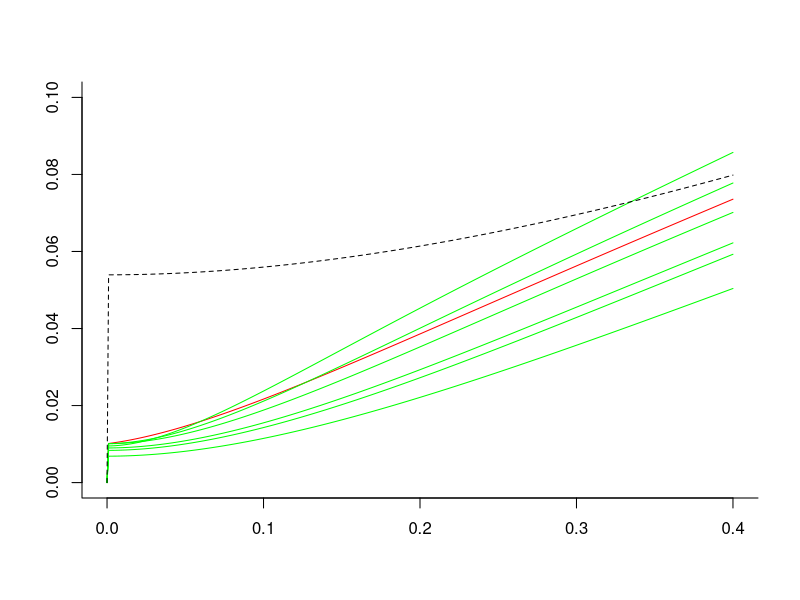

This chart was generated by the following R code: (Note: this script raises an error after producing the figure.)
## ---- chunk 1
library(deSolve) # package for solving differential equations
library(minpack.lm) # package for non-linear regression #rks to laz: I think we probably can just use nls() in stats, not nlsLM from linpack. Please check in R documentation if there is any functional difference at all
library(mvtnorm) # package for calculating confidence intervals by Monte Carlo simulation based on variance-covariance matrices #rks to laz: I added to comment.Please check that my addition is OK.
rm(list=ls())
## ---- chunk 2
#Create dataframes that store the fibroblast WGE simple CA data used in 16Cacao 

Oxygen = data.frame(d = c(0, .0125, .02, .025, .05, .075, .1, .2, .4),CA = c(.24, 1.66, 2.43, 2.37, 1.16, 2.85, 2.58, 6.94, 6.91))
# Some GCR components are high-speed Oxygen nuclei that are almost fully ionized. d=dose; CA are per hundred cells.

Si = data.frame(d = c(0, .02, .04, .06, .08, .1, .12, .2, .4, .8, 1.2), CA = c(.11, 1.26, 1.14, 1.58, 1.22, 1.89, 3.47, 4.6, 9.79, 27.01, 38.84))

Fe600 = data.frame(d = c(0, .01, .02, .04, .06, .08, .1, .12, .2, .4, .8), CA = c(.13, .76, .99, 1.2, 1.74, 1.28, 1.2, 1.7, 3.02, 5.52, 12.42)) 
#600 refers to the energy in MeV per atomic mass unit in this Iron beam

Fe450 = data.frame(d = c(0, .02, .04, .06, .08, .1, .2, .4), CA = c(0, .86, .6, .8, 1.22, 2.02, 2.3, 4.77))

Fe300 = data.frame(d = c(0, .005, .01,  0.02, .04, .07, .1, .2, .4, .8), CA = c(0.41, 1.23, 1.47, 1.22, .97, 1.46, 1.21, 4.38, 6.22, 13.6))

Ti = data.frame(d = c(0,  0.02, .04, .06, .08, .1, .15, .3, .6), CA = c(0, 1.99, 1.88, 1.44, 2.67, 2.57, 2.50, 5.64, 11.19))

param = data.frame(ion = c("O", "Si", "Ti", "Fe600", "Fe450", "Fe300"),
                   Z = c(8, 14, 22, 26, 26, 26), L = c(75, 100, 125, 175, 195, 240), #Z=atomic charge; L=LET
                   Z.b = c(595, 690, 770, 1075, 1245, 1585))#Z^2/beta*^2

#putting it in one big data frame. #rks: the data frame incorporates a correction to Fe600 at dose 0.06, near line 34
big_df = rbind(Oxygen, Si, Ti, Fe600, Fe450, Fe300)
big_df$Z = rep(param$Z, times = c(9, 11, 9, 11, 8, 10))
big_df$Z.b = rep(param$Z.b, times = c(9, 11, 9, 11, 8, 10))
big_df$L = rep(param$L, times = c(9, 11, 9, 11, 8, 10))
big_df$error = c(0.24, 0.63, 0.77, 0.75, 0.52, 0.82, 0.78, 1.31, 1.59, 0.12, 0.05, 0.07, 0.56, 0.18, 0.60, 1.23, 1.60, 1.55, 4.27, 7.21, 0, 0.70, 0.66, 0.59, 0.80, 0.78, 0.48, 1.15, 2.39, 0.16, 0.38, 0.24, 0.21, 0.43, 0.37, 0.54, 0.17, 0.55, 1.75, 2.59, 0, 0.43, 0.34, 0.40, 0.50, 0.64, 0.73, 1.09, 0.29, 0.55, 0.60, 0.55, 0.49, 0.60, 0.54, 1.03, 1.22, 3.62) #error bars for the CA measurements
big_df$ion = rep(param$ion, times = c(9, 11, 9, 11, 8, 10))
## ---- chunk 3
#Next modify the data frame to get rid of the zero dose points. Background CA frequency was determined seperately.
modified_df = big_df[big_df$d != 0, ]
modified_df$CA = modified_df$CA*0.01 
modified_df$error = modified_df$error*0.01
big_df$CA = big_df$CA * 0.01
big_df$error = big_df$error * 0.01
big_df$errorbar_lower = big_df$CA - big_df$error
big_df$errorbar_upper = big_df$CA + big_df$error
## ---- chunk 4
#NTE1 and NTE2 models in 16Cacao using their parameters. NTE is used in 16Cacao to signify that non-targeted effects are included in the model; Conventional targeted effects (TE) are included in all models.
#NTE1 function
NTE1_function = function(d, L, Z.b, eta0 = 0.00011, eta1 = 0.007, sig0 = 6.12, kap = 796) {
  0.0017 + eta0*L*exp(-eta1*L)*(d != 0) + 
    (6.242*(d/L))*(sig0*(1-exp(-Z.b/kap))^2 + 0.041/6.24*L*(1 - (1-exp(-Z.b/kap))^2))
} 

#NTE2 function
NTE2_function = function(d, L, Z.b, eta0 = 0.00047, eta1 = 0.011, sig0 = 6.75, kap = 590) {
  0.0017 + eta0*L*exp(-eta1*L)*exp(-(1012*(d/L)))*(d != 0) + 
    (6.242*(d/L))*(1-exp(-(1012*(d/L))))*
    (sig0*(1-exp(-Z.b/kap))^2 + 0.041/6.24*L*(1 - (1-exp(-Z.b/kap))^2))
}

#Our IDERs (Individual Dose Effect Relations). Applicable to the 1-ion components of a mixed simulated GCR beam 
#Modifying NTE1 and NTE2 by insisting they be twice continuously differentiable and monotonic increasing. Double check NTE1, NTE2, Our model
IDER = function(d, L, Z.b, eta00, eta10, sig00, kap0) {
  P = (1-exp(-Z.b/kap0))^2
  sig = sig00*P + 0.041/6.24*L*(1-P) # 0.041 +- 0.0051 comes from 16Cacao
  eta = eta00*L*exp(-eta10*L)
  0.00071 + sig*6.24*d/L*(1-exp(-1024*d/L)) + eta*(1-exp(-10^5*d))  #0.00071 + sig*6.24*d/L*(1-exp(-1024*d/L)) + eta*(1-exp(-10^3*d))#don't use
} 

#nls (non-linear least square) method to get the parameters needed (4 parameter estimation) #rks to laz: see note under issues
IDER_model = nlsLM(CA ~ IDER(d, L, Z.b, eta00, eta10, sig00, kap0), data = modified_df, start = list(eta00 = 0.001, eta10 = 0.01, sig00 = 5, kap0 = 500), 
                   weights = (1/(modified_df$error)^2))
coef(IDER_model)
#e.g. eta0 = 1.484687e-04, eta1 = 3.513927e-03, sig0 = 4.149660e+00, kap = 4.688287e+02
vcov(IDER_model)# variance-covariance matrix, needed later for analyzing 95% confidence limits in baseline no-synergy/no-antagonism MIXDER (Mixture dose effect relation)
summary(IDER_model, cor = TRUE) #model parameters and their correlation matrix
## ---- chunk 5
XX <- coef(IDER_model)
eta00 <- as.numeric(XX[1])
eta10 <- as.numeric(XX[2])
sig00 <- as.numeric(XX[3])
kap0 <- as.numeric(XX[4])
## ---- chunk 6

#R function to give Information criteria (AIC and BIC) #rks to laz: R has AIC functions. Please check that they give the same ordering (not necessarily the same values) as the ones constructed below by Dae or you.
#L_function gives the residuals squared
L_function = function(func, eta0, eta1, sig0, kap) {
  a = vector(length = 0)
  for (i in 1:length(modified_df[, 1])) {
    a = c(a, modified_df$CA[i] - func(d = modified_df$d[i], L = modified_df$L[i], Z.b = modified_df$Z.b[i], eta0 = eta0, eta1 = eta1, sig0 = sig0, kap = kap))
  }
  return(a^2)
}
L_NTE1 = L_function(NTE1_function, eta0 = 0.00011, eta1 = 0.007, sig0 = 6.12, kap = 796)
L_NTE2 = L_function(NTE2_function, eta0 = 0.00047, eta1 = 0.011, sig0 = 6.75, kap = 590)
L_IDER = L_function(IDER, eta0 = eta00, eta1 = eta10, sig0 = sig00, kap = kap0)

#Since all models are weighted least square regression, will weight our model with our weights to get the WRSS (weighted residual squared sum)
WRSS_NTE1 = sum((1/modified_df$error^2)*L_NTE1)
WRSS_NTE2 = sum((1/modified_df$error^2)*L_NTE2)
WRSS_IDER = sum((1/modified_df$error^2)*L_IDER)

#functions for AIC and BIC calculation for Weighted Least Square regression
AIC_function = function(RSS, k = 4, n = length(modified_df[ , 1])) {
  n + n*log(2*pi) + n*log(RSS/n) + 2*(k+1)
}

BIC_function = function(n = length(modified_df[, 1]), k = 4, RSS) {
  n + n*log(2*pi) + n*log(RSS/n) + log(n)*(k+1)
}

NTE1_AIC = AIC_function(RSS = WRSS_NTE1)
NTE2_AIC = AIC_function(RSS = WRSS_NTE2)
IDER_AIC = AIC_function(RSS = WRSS_IDER)
NTE1_BIC = BIC_function(RSS = WRSS_NTE1)
NTE2_BIC = BIC_function(RSS = WRSS_NTE2)
IDER_BIC = BIC_function(RSS = WRSS_IDER)
information_critera_df = data.frame(AIC = c(NTE1_AIC, NTE2_AIC, IDER_AIC), BIC = c(NTE1_BIC, NTE2_BIC, IDER_BIC), row.names = c("NTE1 model", "NTE2 model", "IDER model"))
information_critera_df ## RKS runs well up to here. Lots of checks made 8/12/2017

# #Baseline no-synergy/no-antagonism MIXDER  based on any input
MIXDER_function = function(r, L, Z.b, d = seq(0, 0.2, by = 0.001), eta0 = eta00, eta1 = eta10, sig0 = sig00 ,kap = kap0) {
  dE=function(yini,State,Pars){
    eta0 = eta0; eta1 = eta1; sig0 = sig0; kap = kap
    with(as.list(c(State, Pars)), {
      P = vector(length = length(L))
      sig = vector(length = length(L))
      etaa = vector(length = length(L))
      u = vector(length = length(L))
      for (i in 1:length(L)) {
        P[i] = (1-exp(-Z.b[i]/kap))^2
        sig[i] = sig0*P[i] + 0.041/6.24*L[i]*(1-P[i])
        etaa[i] = eta0*L[i]*exp(-eta1*L[i])
        u[i] = uniroot(function(d) sig[i]*6.24*d/L[i]*(1-exp(-1024*d/L[i])) + etaa[i]*(1-exp(-10^5*d)) - I, lower = 0, upper = 1, extendInt = "yes", tol = 10^-10)$root
      }
      dI = vector(length = length(L))
      for (i in 1:length(L)) {
        dI[i] = r[i]*(sig[i]*6.24/L[i]*exp(-1024*u[i]/L[i])*(exp(1024*u[i]/L[i]) + 1024*u[i]/L[i] - 1) + etaa[i]*10^5*exp(-10^5*u[i]))
      }
      dI = sum(dI)
      return(list(c(dI)))
    })
  }
  pars = NULL; yini = c(I= 0); d = d
  out = ode(yini,times = d, dE, pars, method = "radau")
  return(out)
}

## ---- chunk 7
#Graphs for NTE1 and our IDER models: 12_ion figure
#When creating any sort of MIXDER figures we use this IDER now without the background effect then add the background effect at the end.
IDER = function(d, L, Z.b, eta0 = eta00, eta1 = eta10, sig0 = sig00, kap = kap0) {
  P = (1-exp(-Z.b/kap0))^2
  sig = sig0*P + 0.041/6.24*L*(1-P)
  eta = eta0*L*exp(-eta1*L)
  sig*6.24*d/L*(1-exp(-1024*d/L)) + eta*(1-exp(-10^5*d))#sig*6.24*d/L*(1-exp(-1024*d/L)) + eta*(1-exp(-.5*10^3*d))#don't use
} 
r=rep(1/6,6);L = c(75, 100, 125, 175, 195, 240); Z.b = c(595, 690, 770, 1075, 1245, 1585);dose=seq(0,.4,by=0.001)
MX=MIXDER_function(r,L,Z.b,d=dose)#for this mixture can't go much above 0.6#
plot(MX[,1],MX[,2],type='l',bty='l',col='red',ann='F',ylim=c(0,.10))
for (ii in 1:length(L)){lines(dose,IDER (dose,L[ii],Z.b[ii]),col='green')}
#SEA
SEA=function(d){
  IDER(d/6,L[1],Z.b[1])+IDER(d/6,L[2],Z.b[2])+IDER(d/6,L[3],Z.b[3])+IDER(d/6,L[4],Z.b[4])+IDER(d/6,L[5],Z.b[5])+IDER(d/6,L[6],Z.b[6])
}
lines(dose,SEA(dose),lty=2)
## ---- chunk 8
#lines(dose,sum(SEA))
#Comparing the NTE1 model in 16Cacao with our NASA SNTE model

#Use these dose points to generate the curves necessary. Had to include a lot more dose points at lower doses where it is very sensitive to change
# d_O = c(0, 1e-6*(1:9), 1e-5*(1:9), 1e-4*(1:9), 1e-3*(1:9), 1e-2*(1:9), 0.01*(10:40))
# d_1 = c(0, 1e-6*(1:9), 1e-5*(1:9), 1e-4*(1:9), 1e-3*(1:9), 1e-2*(1:9), 0.01*(10:15))
# d_2 = c(0, 1e-6*(1:9), 1e-5*(1:9), 1e-4*(1:9), 1e-3*(1:300))
# plot(c(0,.3),c(0,0.04), bty='l', ann='F')
# lines(d_2,IDER(d_2,240,1585), bty='l', ann='F')
# #setEPS()
# postscript("NTE1_model test.eps", width = 5, height = 7)
# par(mfrow=c(2,1))
# 
# plot(x = big_df$d[1:9]*100, y = big_df$CA[1:9]*100, main = "Oxygen", ylim = c(0, 10),pch=19, ylab = "CA", xlab = "Dose (cGy)")
# arrows(big_df$d[1:9]*100, big_df$errorbar_lower[1:9]*100, big_df$d[1:9]*100, big_df$errorbar_upper[1:9]*100, length=0.02, angle=90, code=3)
# lines(x = d_O*100, y = 100*(0.00071 + IDER(d = d_O, L = 75, Z.b = 595)), col = "red")
# lines(x = d_O*100, y = 100 * NTE1_function(d = d_O, L= 75, Z.b = 595), col = "blue", lty = 2)
# 
# plot(x = big_df$d[1:7]*100, y = big_df$CA[1:7]*100, main = "Oxygen",pch=19, ylab = "CA", xlab = "Dose (cGy)", ylim = c(0, 4), xlim = c(0, 15))
# arrows(big_df$d[1:7]*100, big_df$errorbar_lower[1:7]*100, big_df$d[1:7]*100, big_df$errorbar_upper[1:7]*100, length=0.02, angle=90, code=3)
# lines(x = d_1*100, y = 100*(0.00071 + IDER(d = d_1, L = 75, Z.b = 595)), col = "red")
# lines(x = d_1*100, y = 100 * NTE1_function(d = d_1, L= 75, Z.b = 595), col = "blue", lty = 2)
# 
# dev.off()
sig = vcov(IDER_model)
monte_carlo_parameters = rmvnorm(n = 500, mean = c(eta0 = eta00, eta1 = eta10, sig0 = sig00, kap = kap0), sigma = sig)
eta0_MC = monte_carlo_parameters[, 1]
eta1_MC = monte_carlo_parameters[, 2]
sig0_MC = monte_carlo_parameters[, 3]
kap_MC = monte_carlo_parameters[, 4]
kap_MC[kap_MC <= 1e-6] = 1e-5 
## ---- chunk 9
#note because our last parameter were less significant when inputting our variance covariance matrix the parameters had to actually be readjusted to fix for negative value. This is important because if kap parameter went negative our model is nonsensical. (Luckily the fix was only for exactly 15 out of 500 MC samples or only roughly 3%)

#This is a general CI_function where you just get a CI for a specific dose point for any synergy analysis using the monte carlo simulations using vcov().
CI_function_MIXDER = function(d, d_interested, r, interval = 0.95, L, Z.beta) {
  MIXDER_curve = list(0)
  for (i in 1:500) {
    MIXDER_curve[[i]] = MIXDER_function(r = r, d = d, L = L, Z.b = Z.b, eta0 = eta0_MC[i], eta1 = eta1_MC[i], sig0 = sig0_MC[i], kap = kap_MC[i])
  }
  info = vector(length = 0)
  for (i in 1:500) {
    info = c(info, MIXDER_curve[[i]][, 2][2])
  }
  info = sort(info)
  lower_bound = quantile(info,(1-interval)/2)
  upper_bound = quantile(info,1-(1-interval)/2)
  CI = c(lower_bound, upper_bound)
  return(CI)
}

#Monte Carlo using the error bars from summary()
NN <- 1000
eta0_MC_2 = rnorm(NN, mean = eta00, sd = 4.631e-05)
eta1_MC_2 = rnorm(NN, mean = eta10, sd = 1.617e-04)
sig0_MC_2 = rnorm(NN, mean = sig00, sd = 1.966e+00)
kap_MC_2 = rnorm(NN, mean = kap0, sd = 2.628e+02)
kap_MC_2[kap_MC_2 <= 1e-6] = 1e-5 
## ---- chunk 10
MM = 500
CI_function_MIXDER_MC_2 = function(d, d_interested, r, interval = 0.95, L, Z.beta) {
  MIXDER_curve = list(0)
  for (i in 1:MM) {
    MIXDER_curve[[i]] = MIXDER_function(r = r, d = d, L = L, Z.b = Z.b, eta0 = eta0_MC_2[i], eta1 = eta1_MC_2[i], sig0 = sig0_MC_2[i], kap = kap_MC_2[i])
  }
  info = vector(length = 0)
  for (i in 1:MM) {
    info = c(info, MIXDER_curve[[i]][, 2][2])
  }
  info = sort(info)
  lower_bound = info[(1-interval)/2*500]
  upper_bound = info[(interval + (1-interval)/2)*500]
  CI = c(lower_bound, upper_bound)
  return(CI)
}
out = MIXDER_function(r = rep(1/2, times = 2), L = c(100, 175), Z.b = c(690, 1075), d = c(seq(0, 0.009, 0.001), seq(0.01, 0.5, by = 0.01)),eta0 = eta00, eta1 = eta10, sig0 = sig00, kap = kap0)
two_ion_MIXDER1 = data.frame(d = out[, 1], CA = out[, 2] + 0.00071)
two_ion_MIXDER2 = data.frame(d = out[, 1][seq(1,60, by = 5)], CA = out[, 2][seq(1,60, by = 5)] + 0.00071)
d1 =two_ion_MIXDER1$d
d2 =two_ion_MIXDER2$d
## ---- chunk 11
v1 <- data.frame(lower = vector(length = length(d1) ),upper = vector(length = length(d1) ))
#Then the 95% CI multivariate MC simulated ribbon
ninty_five_CI_lower = vector(length = 0)
ninty_five_CI_upper = vector(length = 0)
a = vector(length = 0)
for (i in 2:length(d1)) {
  a = CI_function_MIXDER(d = c(0, two_ion_MIXDER1$d[i]), d_interested = two_ion_MIXDER1$d[i], r = rep(1/2, times = 2),  L = c(100, 175), Z.b = c(690, 1075))
  v1$lower[i] = a[1]
  v1$upper[i] = a[2]
  print(a)
  ninty_five_CI_lower = c(ninty_five_CI_lower, a[1])
  ninty_five_CI_upper = c(ninty_five_CI_upper, a[2])
}
two_ion_MIXDER1$CI_lower = ninty_five_CI_lower + 0.00071
two_ion_MIXDER1$CI_upper = ninty_five_CI_upper + 0.00071

#Get the simple effect additivity MIXDER
two_ion_MIXDER1$simpleeffect = IDER(d = 0.5*d1, L = 100, Z.b = 690) + IDER(d = 0.5*d1, L = 175, Z.b = 1075) + 0.00071
#Get the individual IDERS
two_ion_MIXDER1$silicon = IDER(d = d1, L = 100, Z.b = 690) + 0.00071
two_ion_MIXDER1$ironsix = IDER(d = d1, L = 175, Z.b = 1075) + 0.00071
save(two_ion_MIXDER1, file = "two_ion_95%.Rda")

d1 <- two_ion_MIXDER1$d
CA1 <- two_ion_MIXDER1$CA
simpleeffect1 <- two_ion_MIXDER1$simpleeffect
silicon1 <- two_ion_MIXDER1$silicon
ironsix1 <- two_ion_MIXDER1$ironsix
plot(x = d1 * 100, y = CA1 * 100, type = "l", col = "red")
lines(x = d1 * 100, y = simpleeffect1 * 100, col = "black", lty = 2, lwd = 0.5) + 
lines(x = d1 * 100, y = silicon1* 100, col = "green")  
lines(x = d1 * 100, y = ironsix1* 100, col = "green")
lines(x= d1*100 , y = two_ion_MIXDER1$CI_upper * 100, lty = 'dashed', col = 'red')
lines(x= d1*100 , y = two_ion_MIXDER1$CI_lower * 100, lty = 'dashed', col = 'red')
polygon(c(d1*100,rev(d1*100)),c(two_ion_MIXDER1$CI_lower * 100, rev(two_ion_MIXDER1$CI_upper * 100)),col = rgb(1, 0, 0,0.5), border = NA)
## ---- chunk 12
v1
## ---- chunk 13
v1$lower[seq(5,61, by = 5)] - v2$lower
v1$upper[seq(5,61,by = 5)] - v2$upper

## ---- chunk 14
two_ion_MIXDER2
## ---- chunk 15
v2 <- data.frame(lower = vector(length = length(d2)),upper = vector(length = length(d2)))

#Then the 95% CI multivariate MC simulated ribbon
ninty_five_CI_lower = vector(length = 0)
ninty_five_CI_upper = vector(length = 0)
a = vector(length = 0)
for (i in 1:length(d2)) {
  a = CI_function_MIXDER_MC_2(d = c(0, two_ion_MIXDER2$d[i]), d_interested = two_ion_MIXDER2$d[i], r = rep(1/2, times = 2),  L = c(100, 175), Z.b = c(690, 1075))
  v2$lower[i] = a[1]
  v2$upper[i] = a[2]
  print(a)
  ninty_five_CI_lower = c(ninty_five_CI_lower, a[1])
  ninty_five_CI_upper = c(ninty_five_CI_upper, a[2])
}
two_ion_MIXDER2$CI_lower = ninty_five_CI_lower + 0.00071
two_ion_MIXDER2$CI_upper = ninty_five_CI_upper + 0.00071

#Get the simple effect additivity MIXDER
two_ion_MIXDER2$simpleeffect = IDER(d = 0.5*d2, L = 100, Z.b = 690) + IDER(d = 0.5*d2, L = 175, Z.b = 1075) + 0.00071
#Get the individual IDERS
two_ion_MIXDER2$silicon = IDER(d = d2, L = 100, Z.b = 690) + 0.00071
two_ion_MIXDER2$ironsix = IDER(d = d2, L = 175, Z.b = 1075) + 0.00071
save(two_ion_MIXDER2, file = "two_ion_95%.Rda")

d2 <- two_ion_MIXDER2$d
CA1 <- two_ion_MIXDER2$CA
simpleeffect1 <- two_ion_MIXDER2$simpleeffect
silicon1 <- two_ion_MIXDER2$silicon
ironsix1 <- two_ion_MIXDER2$ironsix
plot(x = d2 * 100, y = CA1 * 100, type = "l", col = "red")
lines(x = d2 * 100, y = simpleeffect1 * 100, col = "black", lty = 2, lwd = 0.5) + 
lines(x = d2 * 100, y = silicon1* 100, col = "green")  
lines(x = d2 * 100, y = ironsix1* 100, col = "green")
lines(x= d2*100 , y = two_ion_MIXDER2$CI_upper * 100, lty = 'dashed', col = 'red')
lines(x= d2*100 , y = two_ion_MIXDER2$CI_lower * 100, lty = 'dashed', col = 'red')
polygon(c(d2*100,rev(d2*100)),c(two_ion_MIXDER2$CI_lower * 100, rev(two_ion_MIXDER2$CI_upper * 100)),col = rgb(1, 0, 0,0.5), border = NA)
## ---- chunk 16
two_ion_MIXDER2$CI_lower
CA1
two_ion_MIXDER2$CI_upper
## ---- chunk 17
v2
## ---- chunk 18
#This is for the six_ion synergy analysis incorporating our monte carlo simulations with the yellow ribbon as the 95% confidence interval using our monte carlo simulated parameters with two panels for two methods of the MC simulation. Similarly, blues curves are individual IDERs and red curve the mixed IDER and the black the simple effect addtivity curve.

#First the MIXDER of the true curve 
out = MIXDER_function(r = rep(1/6, times = 6), L = c(75, 100, 125, 175, 195, 240), Z.b = c(595, 690, 770, 1075, 1245, 1585), d = c(seq(0, 0.01, 0.001), seq(0.01, 0.4, by = 0.01)))
six_ion_MIXDER3 = data.frame(d = out[, 1][seq(1,51, by = 5)], CA = out[, 2][seq(1,51, by = 5)] + 0.00071)
d3 = six_ion_MIXDER3$d
## ---- chunk 19
#Then the 95% CI multivariate MC simulated ribbon
v3 <- data.frame(lower = vector(length = length(d3) - 1),upper = vector(length = length(d3) - 1))
ninty_five_CI_lower = vector(length = 0)
ninty_five_CI_upper = vector(length = 0)
a = vector(length = 0)
for (i in 2:length(d3)) {
  a = CI_function_MIXDER(d = c(0, six_ion_MIXDER3$d[i]), d_interested = six_ion_MIXDER3$d[i], r = rep(1/6, times = 6), L = c(75, 100, 125, 175, 195, 240), Z.b = c(595, 690, 770, 1075, 1245, 1585))
  v3$lower[i-1] = a[1]
  v3$upper[i-1] = a[2]
  print(a)
  ninty_five_CI_lower = c(ninty_five_CI_lower, a[1])
  ninty_five_CI_upper = c(ninty_five_CI_upper, a[2])
}
six_ion_MIXDER3$CI_lower = c(0, ninty_five_CI_lower + 0.00071)
six_ion_MIXDER3$CI_upper = c(0, ninty_five_CI_upper + 0.00071)
## ---- chunk 20
v3
## ---- chunk 21
#Get the simple effect additivity MIXDER 
six_ion_MIXDER3$simpleeffect = IDER(d = 1/6*d3, L = 125, Z.b = 770) + IDER(d = 1/6*d3, L = 175, Z.b = 1075) + IDER(d = 1/6*d3, L = 75, Z.b = 595) + IDER(d = 1/6*d3, L = 100, Z.b = 690) + IDER(d = 1/6*d3, L = 195, Z.b = 1245) + IDER(d = 1/6*d3, L = 240, Z.b = 1585) + 0.00071

#Get the individual IDERS
six_ion_MIXDER3$oxygen = IDER(d = d3, L = 75, Z.b = 595) + 0.00071
six_ion_MIXDER3$silicon = IDER(d = d3, L = 100, Z.b = 690) + 0.00071
six_ion_MIXDER3$titanium = IDER(d = d3, L = 125, Z.b = 770) + 0.00071
six_ion_MIXDER3$ironsix = IDER(d = d3, L = 175, Z.b = 1075) + 0.00071
six_ion_MIXDER3$ironfour = IDER(d = d3, L = 195, Z.b = 1245) + 0.00071
six_ion_MIXDER3$ironthree = IDER(d = d3, L = 240, Z.b = 1585) + 0.00071
save(six_ion_MIXDER, file = "six_ion_95%.Rda")
d2 <- six_ion_MIXDER3$d
CA2 <- six_ion_MIXDER3$CA
simpleeffect2 <- six_ion_MIXDER3$simpleeffect
silicon2 <- six_ion_MIXDER3$silicon
titanium2 <- six_ion_MIXDER3$titanium
ironthree2 <- six_ion_MIXDER3$ironthree
ironfour2 <- six_ion_MIXDER3$ironfour
ironsix2 <- six_ion_MIXDER3$ironsix
oxygen2 <- six_ion_MIXDER3$oxygen
plot(x = d2 * 100, y = CA2 * 100, type = "l", col = "red")
lines(x = d2 * 100, y = simpleeffect2 * 100, col = "black", lty = 2, lwd = 0.5) + 
lines(x = d2 * 100, y = silicon2* 100, col = "green")  
lines(x = d2 * 100, y = titanium2* 100, col = "green")
lines(x = d2 * 100, y = ironthree2* 100, col = "green")  
lines(x = d2 * 100, y = ironfour2* 100, col = "green")
lines(x = d2 * 100, y = ironsix2* 100, col = "green")  
lines(x = d2 * 100, y = oxygen2* 100, col = "green")
lines(x= d2*100 , y = six_ion_MIXDER$CI_upper * 100, lty = 'dashed', col = 'red')
lines(x= d2*100 , y = six_ion_MIXDER$CI_lower * 100, lty = 'dashed', col = 'red')
polygon(c(d2*100,rev(d2*100)),c(six_ion_MIXDER$CI_lower * 100, rev(six_ion_MIXDER$CI_upper * 100)),col = rgb(1, 0, 0,0.5), border = NA)
## ---- chunk 22
#Then the 95% CI for the MC simulated independent gaussians
ninty_five_CI_lower_two = vector(length = 0)
ninty_five_CI_upper_two = vector(length = 0)
a = vector(length = 0)
for (i in 2:length(d3)) {
  a = CI_function_MIXDER_MC_2(d = c(0, six_ion_MIXDER3$d[i]), d_interested = six_ion_MIXDER3$d[i], r = rep(1/6, times = 6), L = c(75, 100, 125, 175, 195, 240), Z.b = c(595, 690, 770, 1075, 1245, 1585))
  print(a)
  ninty_five_CI_lower_two = c(ninty_five_CI_lower_two, a[1])
  ninty_five_CI_upper_two = c(ninty_five_CI_upper_two, a[2])
}
six_ion_MIXDER$CI_lower_two = c(0, ninty_five_CI_lower_two + 0.00071)
six_ion_MIXDER$CI_upper_two = c(0, ninty_five_CI_upper_two + 0.00071)
## ---- chunk 23
#Get the simple effect additivity MIXDER 
six_ion_MIXDER$simpleeffect = IDER(d = 1/6*d3, L = 125, Z.b = 770) + IDER(d = 1/6*d3, L = 175, Z.b = 1075) + IDER(d = 1/6*d3, L = 75, Z.b = 595) + IDER(d = 1/6*d3, L = 100, Z.b = 690) + IDER(d = 1/6*d3, L = 195, Z.b = 1245) + IDER(d = 1/6*d3, L = 240, Z.b = 1585) + 0.00071

#Get the individual IDERS
six_ion_MIXDER3$oxygen = IDER(d = d3, L = 75, Z.b = 595) + 0.00071
six_ion_MIXDER3$silicon = IDER(d = d3, L = 100, Z.b = 690) + 0.00071
six_ion_MIXDER3$titanium = IDER(d = d, L = 125, Z.b = 770) + 0.00071
six_ion_MIXDER3$ironsix = IDER(d = d3, L = 175, Z.b = 1075) + 0.00071
six_ion_MIXDER3$ironfour = IDER(d = d3, L = 195, Z.b = 1245) + 0.00071
six_ion_MIXDER3$ironthree = IDER(d = d3, L = 240, Z.b = 1585) + 0.00071
save(six_ion_MIXDER, file = "six_ion_95%.Rda")

d2 <- six_ion_MIXDER3$d
CA2 <- six_ion_MIXDER3$CA
simpleeffect2 <- six_ion_MIXDER3$simpleeffect
silicon2 <- six_ion_MIXDER3$silicon
titanium2 <- six_ion_MIXDER3$titanium
ironthree2 <- six_ion_MIXDER3$ironthree
ironfour2 <- six_ion_MIXDER3$ironfour
ironsix2 <- six_ion_MIXDER3$ironsix
oxygen2 <- six_ion_MIXDER3$oxygen
plot(x = d2 * 100, y = CA2 * 100, type = "l", col = "red")
lines(x = d2 * 100, y = simpleeffect2 * 100, col = "black", lty = 2, lwd = 0.5) + 
lines(x = d2 * 100, y = silicon2* 100, col = "green")  
lines(x = d2 * 100, y = titanium2* 100, col = "green")
lines(x = d2 * 100, y = ironthree2* 100, col = "green")  
lines(x = d2 * 100, y = ironfour2* 100, col = "green")
lines(x = d2 * 100, y = ironsix2* 100, col = "green")  
lines(x = d2 * 100, y = oxygen2* 100, col = "green")
lines(x= d2*100 , y = six_ion_MIXDER$CI_upper * 100, lty = 'dashed', col = 'red')
lines(x= d2*100 , y = six_ion_MIXDER$CI_lower * 100, lty = 'dashed', col = 'red')
polygon(c(d2*100,rev(d2*100)),c(six_ion_MIXDER$CI_lower * 100, rev(six_ion_MIXDER$CI_upper * 100)),col = rgb(1, 0, 0,0.5), border = NA)


plot(x = d2 * 100, y = CA2 * 100, type = "l", col = "red")
lines(x = d2 * 100, y = simpleeffect2 * 100, col = "black", lty = 2, lwd = 0.5) + 
lines(x = d2 * 100, y = silicon2* 100, col = "green")  
lines(x = d2 * 100, y = titanium2* 100, col = "green")
lines(x = d2 * 100, y = ironthree2* 100, col = "green")  
lines(x = d2 * 100, y = ironfour2* 100, col = "green")
lines(x = d2 * 100, y = ironsix2* 100, col = "green")  
lines(x = d2 * 100, y = oxygen2* 100, col = "green")
lines(x= d2*100 , y = six_ion_MIXDER$CI_upper_two * 100, lty = 'dashed', col = 'red')
lines(x= d2*100 , y = six_ion_MIXDER$CI_lower_two * 100, lty = 'dashed', col = 'red')
polygon(c(d2*100,rev(d2*100)),c(six_ion_MIXDER$CI_lower_two * 100, rev(six_ion_MIXDER$CI_upper_two * 100)),col = rgb(1, 0, 0,0.5), border = NA)
